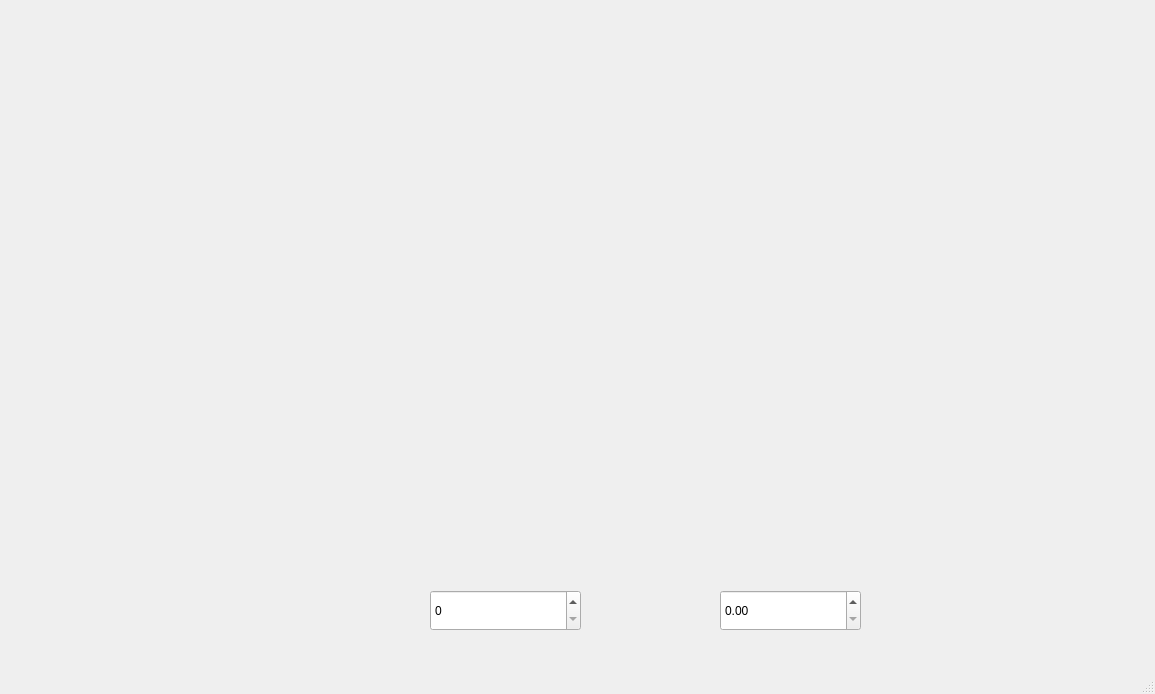
<?xml version="1.0" encoding="UTF-8"?>
<ui version="4.0">
 <class>Task7</class>
 <widget class="QMainWindow" name="Task7">
  <property name="geometry">
   <rect>
    <x>0</x>
    <y>0</y>
    <width>1155</width>
    <height>694</height>
   </rect>
  </property>
  <property name="windowTitle">
   <string>Task6</string>
  </property>
  <widget class="QWidget" name="centralwidget">
   <widget class="QCustomPlot" name="widget" native="true">
    <property name="geometry">
     <rect>
      <x>40</x>
      <y>10</y>
      <width>1101</width>
      <height>571</height>
     </rect>
    </property>
   </widget>
   <widget class="QSpinBox" name="spinBox">
    <property name="geometry">
     <rect>
      <x>430</x>
      <y>590</y>
      <width>151</width>
      <height>41</height>
     </rect>
    </property>
   </widget>
   <widget class="QDoubleSpinBox" name="endTimeBox">
    <property name="geometry">
     <rect>
      <x>720</x>
      <y>590</y>
      <width>141</width>
      <height>41</height>
     </rect>
    </property>
   </widget>
  </widget>
  <widget class="QMenuBar" name="menubar">
   <property name="geometry">
    <rect>
     <x>0</x>
     <y>0</y>
     <width>1155</width>
     <height>25</height>
    </rect>
   </property>
  </widget>
  <widget class="QStatusBar" name="statusbar"/>
 </widget>
 <customwidgets>
  <customwidget>
   <class>QCustomPlot</class>
   <extends>QWidget</extends>
   <header location="global">qcustomplot.h</header>
   <container>1</container>
  </customwidget>
 </customwidgets>
 <resources/>
 <connections/>
</ui>
